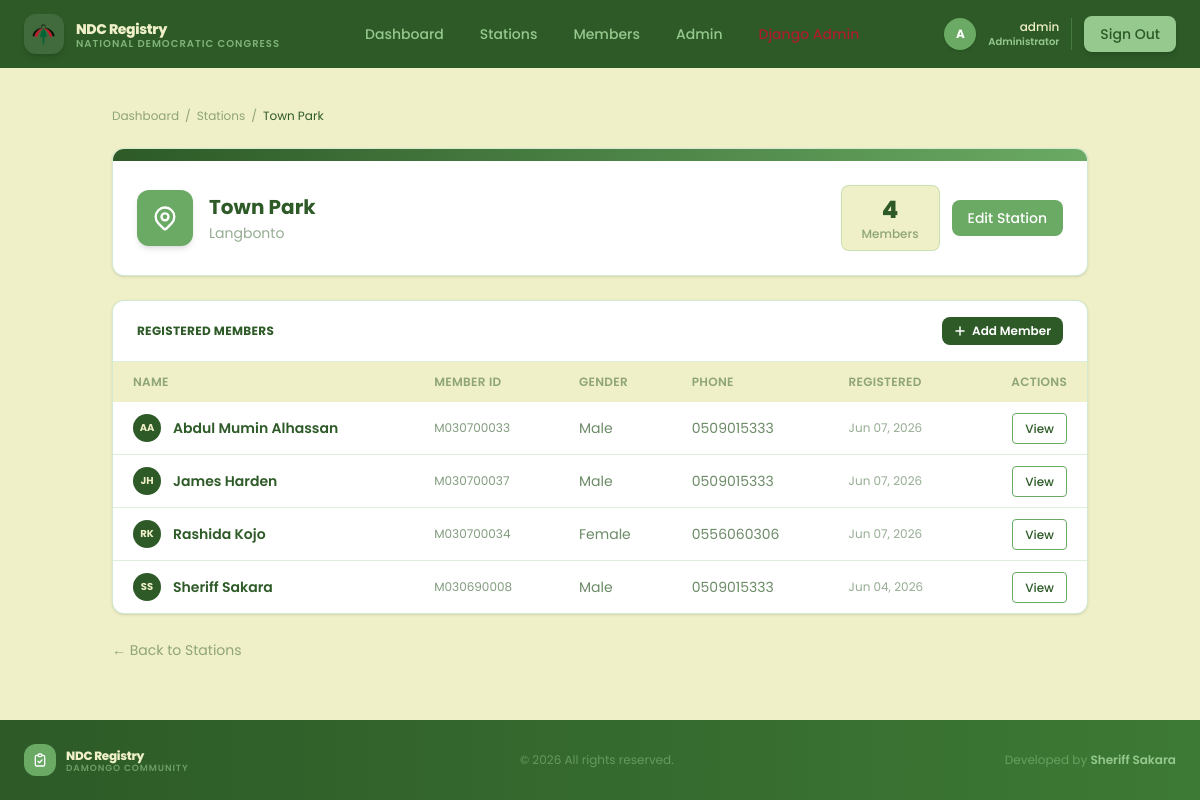
The page /stations/1/ (signed in) on the database its author committed.
### core/models.py (models this page shows, shortened)
class PollingStation(models.Model):
    name = models.CharField(max_length=100)
    location = models.CharField(max_length=200, blank=True)
    constituency = models.CharField(max_length=100, blank=True)
    description = models.TextField(blank=True)
    created_at = models.DateTimeField(auto_now_add=True)
    class Meta:
        ordering = ['name']

class PartyMember(models.Model):
    GENDER_CHOICES = [
        ('M', 'Male'),
        ('F', 'Female'),
    ]
    member_id = models.CharField(
        max_length=10,
        unique=True,
        editable=True,
        validators=[validate_member_id])
    first_name = models.CharField(max_length=50)
    middle_name = models.CharField(max_length=50, blank=True)
    last_name = models.CharField(max_length=50)
    gender = models.CharField(max_length=1, choices=GENDER_CHOICES, blank=True)
    date_of_birth = models.DateField(null=True, blank=True)
    phone = models.CharField(max_length=10, blank=True, validators=[validation_phone_no])
    occupation = models.CharField(max_length=100, blank=True)
    address = models.CharField(max_length=200, blank=True)
    ghana_card_id = models.CharField(
        max_length=15,
        blank=True,
        verbose_name='Ghana Card',
        validators=[validation_ghana_card]
        )
    voters_id = models.CharField(
        max_length=10,
        blank=True,
        unique=True,
        verbose_name='Voters ID',
        validators=[validation_voter_id]
        )
    polling_station = models.ForeignKey(
        PollingStation,
        on_delete=models.SET_NULL,
        null=True,
        related_name='members'
    )
    date_registered = models.DateField(default=timezone.now)
    registered_by = models.ForeignKey(
        User,
        on_delete=models.SET_NULL,
        null=True,
        blank=True,
        related_name='registered_members'
    )
    class Meta:
        ordering = ['-date_registered', 'last_name']

### core/views.py (the view)
# urls.py: path('stations/<int:pk>/', views.station_detail_view, name='station_detail'),
@login_required
def station_detail_view(request, pk):
    station = get_object_or_404(PollingStation, pk=pk)
    members = station.members.order_by('last_name', 'first_name')
    return render(request, 'core/station_detail.html', {
        'station': station,
        'members': members,
    })

### templates/core/station_detail.html (shortened to what this page needs)
{% extends "core/base.html" %}
{% block content %}
<div class="max-w-5xl mx-auto px-6 py-10">
    <nav class="text-xs text-[#2d5a27]/50 mb-6 flex items-center gap-1.5">
        <a href="{% url 'home' %}" class="hover:text-[#6aaa64]">Dashboard</a>
        <span>/</span>
        <a href="{% url 'station_list' %}" class="hover:text-[#6aaa64]">Stations</a>
        <span>/</span>
        <span class="text-[#2d5a27]">{{ station.name }}</span>
    </nav>
    <div class="bg-white border border-[#95c98d]/40 rounded-xl shadow-sm overflow-hidden mb-6">
        <div class="h-3 bg-gradient-to-r from-[#2d5a27] to-[#6aaa64]"></div>
        <div class="p-6 flex flex-col sm:flex-row sm:items-center justify-between gap-4">
            <div class="flex items-center gap-4">
                <div class="w-14 h-14 rounded-xl bg-[#6aaa64] flex items-center justify-center shrink-0 shadow-md">
                </div>
                <div>
                    <h1 class="text-xl font-bold text-[#2d5a27]">{{ station.name }}</h1>
                    <p class="text-sm text-[#2d5a27]/50 mt-0.5">{{ station.location|default:"Location not specified" }}</p>
                </div>
            </div>
            <div class="flex items-center gap-3">
                <div class="text-center px-5 py-2 bg-[#f0f0c8] rounded-lg border border-[#95c98d]/40">
                    <p class="text-2xl font-extrabold text-[#2d5a27]">{{ members.count }}</p>
                    <p class="text-xs text-[#2d5a27]/50 font-medium">Members</p>
                </div>
                {% if user.is_staff %}
                <a href="{% url 'station_edit' station.pk %}"
                   class="px-4 py-2 text-sm font-medium bg-[#6aaa64] text-white rounded-lg hover:bg-[#2d5a27] transition-colors">
                    Edit Station
                </a>
                {% endif %}
            </div>
        </div>
    </div>
    <div class="bg-white border border-[#95c98d]/40 rounded-xl shadow-sm overflow-hidden">
        <div class="flex items-center justify-between px-6 py-4 border-b border-[#95c98d]/30">
            <h2 class="text-xs font-bold text-[#2d5a27] uppercase tracking-wide">Registered Members</h2>
            <a href="{% url 'member_create' %}?station={{ station.pk }}"
               class="inline-flex items-center gap-1.5 text-xs font-semibold text-white bg-[#2d5a27] px-3 py-1.5 rounded-lg hover:bg-[#6aaa64] transition-colors">
                <svg class="w-3 h-3" fill="none" stroke="currentColor" stroke-width="3" viewBox="0 0 24 24">
                    <path stroke-linecap="round" stroke-linejoin="round" d="M12 4v16m8-8H4"/>
                </svg>
                Add Member
            </a>
        </div>
        <div class="overflow-x-auto">
            <table class="w-full text-sm">
                <thead>
                    <tr class="bg-[#f0f0c8] text-xs text-[#2d5a27]/50 uppercase tracking-wide">
                        <th class="px-5 py-3 text-left font-semibold">Name</th>
                        <th class="px-5 py-3 text-left font-semibold hidden sm:table-cell">Member ID</th>
                        <th class="px-5 py-3 text-left font-semibold hidden md:table-cell">Gender</th>
                        <th class="px-5 py-3 text-left font-semibold hidden lg:table-cell">Phone</th>
                        <th class="px-5 py-3 text-left font-semibold hidden lg:table-cell">Registered</th>
                        <th class="px-5 py-3 text-right font-semibold">Actions</th>
                    </tr>
                </thead>
                <tbody class="divide-y divide-[#95c98d]/30">
                    {% for member in members %}
                    <tr class="hover:bg-[#f0f0c8]/50 transition-colors">
                        <td class="px-5 py-3">
                            <div class="flex items-center gap-3">
                                <div class="w-7 h-7 rounded-full bg-[#2d5a27] flex items-center justify-center shrink-0">
                                    <span class="text-[10px] font-bold text-[#f0f0c8]">{{ member.first_name.0|upper }}{{ member.last_name.0|upper }}</span>
                                </div>
                                <span class="font-semibold text-[#2d5a27]">{{ member.first_name }} {{ member.last_name }}</span>
                            </div>
                        </td>
                        <td class="px-5 py-3 hidden sm:table-cell text-[#2d5a27]/60 font-mono text-xs">{{ member.member_id }}</td>
                        <td class="px-5 py-3 hidden md:table-cell text-[#2d5a27]/70">{{ member.get_gender_display|default:"—" }}</td>
                        <td class="px-5 py-3 hidden lg:table-cell text-[#2d5a27]/70">{{ member.phone|default:"—" }}</td>
                        <td class="px-5 py-3 hidden lg:table-cell text-[#2d5a27]/50 text-xs">{{ member.date_registered|date:"M d, Y" }}</td>
                        <td class="px-5 py-3 text-right">
                            <a href="{% url 'member_detail' member.pk %}"
                               class="px-3 py-1.5 text-xs font-medium text-[#2d5a27] border border-[#6aaa64] rounded hover:bg-[#2d5a27] hover:text-[#f0f0c8] transition-colors">
                                View
                            </a>
                        </td>
                    </tr>
                    {% empty %}
                    <tr>
                        <td colspan="6" class="px-5 py-12 text-center text-sm text-[#2d5a27]/40">
                            No members assigned to this station yet.
                        </td>
                    </tr>
                    {% endfor %}
                </tbody>
            </table>
        </div>
    </div>
    <div class="mt-6">
        <a href="{% url 'station_list' %}" class="text-sm text-[#2d5a27]/50 hover:text-[#6aaa64] transition-colors">← Back to Stations</a>
    </div>
</div>
{% endblock content %}

### templates/core/partials/navbar.html (shortened to what this page needs)
{% load static %}
<nav class="w-full bg-[#2d5a27] sticky top-0 z-50 transition-all duration-300">
    <div class="container mx-auto max-w-7xl px-6 py-3.5">
        <div class="flex items-center justify-between">
            <a href="{% url 'home' %}" class="flex items-center gap-3 select-none group">
                <div class="w-10 h-10 rounded-xl bg-white/10 flex items-center justify-center shrink-0 shadow-md
                            group-hover:bg-white/20 group-hover:scale-110 transition-all duration-300">
                    <img src="{% static 'images/ndc-logo.png' %}"
                         alt="NDC Logo"
                         class="w-8 h-8 object-contain"/>
                </div>
                <div class="flex flex-col leading-none">
                    <span class="text-sm font-extrabold text-[#f0f0c8] tracking-tight group-hover:text-white transition-colors">NDC Registry</span>
                    <span class="text-[10px] font-semibold text-[#95c98d]/80 uppercase tracking-widest hidden sm:block">National Democratic Congress</span>
                </div>
            </a>
            {% if user.is_authenticated %}
            <div class="hidden md:flex items-center gap-1 flex-1 justify-center">
                {% with request.resolver_match.url_name as url_name %}
                <a href="{% url 'home' %}"
                   class="px-4 py-2 rounded-lg text-sm font-medium transition-all duration-200
                          {% if url_name == 'home' %}bg-[#6aaa64]/30 text-[#f0f0c8]{% else %}text-[#95c98d] hover:text-[#f0f0c8] hover:bg-[#6aaa64]/20{% endif %}">
                    Dashboard
                </a>
                <a href="{% url 'station_list' %}"
                   class="px-4 py-2 rounded-lg text-sm font-medium transition-all duration-200
                          {% if url_name == 'station_list' %}bg-[#6aaa64]/30 text-[#f0f0c8]{% else %}text-[#95c98d] hover:text-[#f0f0c8] hover:bg-[#6aaa64]/20{% endif %}">
                    Stations
                </a>
                <a href="{% url 'member_list' %}"
                   class="px-4 py-2 rounded-lg text-sm font-medium transition-all duration-200
                          {% if url_name == 'member_list' %}bg-[#6aaa64]/30 text-[#f0f0c8]{% else %}text-[#95c98d] hover:text-[#f0f0c8] hover:bg-[#6aaa64]/20{% endif %}">
                    Members
                </a>
                {% if user.is_staff %}
                <a href="{% url 'admin_dashboard' %}"
                   class="px-4 py-2 rounded-lg text-sm font-medium transition-all duration-200
                          {% if url_name == 'admin_dashboard' %}bg-[#6aaa64]/30 text-[#f0f0c8]{% else %}text-[#95c98d] hover:text-[#f0f0c8] hover:bg-[#6aaa64]/20{% endif %}">
                    Admin
                </a>
                {% endif %}
                {% if user.is_superuser %}
                <a href="/admin/"
                   class="px-4 py-2 rounded-lg text-sm font-medium text-[#c8102e]/80 hover:text-[#f0f0c8] hover:bg-[#c8102e]/20 transition-all duration-200">
                </a>
                {% endif %}
                {% endwith %}
            </div>
            {% endif %}
            <div class="flex items-center gap-3">
                {% if user.is_authenticated %}
                    <div class="hidden sm:flex items-center gap-3 border-r border-[#6aaa64]/40 pr-3">
                        <div class="w-8 h-8 rounded-full bg-[#6aaa64] flex items-center justify-center text-white text-xs font-bold shadow-sm">
                            {{ user.get_full_name|default:user.username|slice:":1"|upper }}
                        </div>
                        <div class="flex flex-col text-right">
                            <span class="text-xs text-[#f0f0c8] font-medium leading-tight">{{ user.get_full_name|default:user.username }}</span>
                            {% if user.is_staff %}
                            <span class="text-[10px] text-[#95c98d] font-semibold">Administrator</span>
                            {% else %}
                            <span class="text-[10px] text-[#6aaa64] font-semibold">Member</span>
                            {% endif %}
                        </div>
                    </div>
                    <a href="{% url 'logout' %}"
                       class="px-4 py-2 text-sm font-medium text-[#2d5a27] bg-[#95c98d] rounded-lg
                              hover:bg-[#f0f0c8] hover:scale-105 active:scale-95 transition-all duration-200 shadow-md">
                        Sign Out
                    </a>
                {% else %}
                    {% comment %} <a href="#"
                       class="px-4 py-2 text-sm font-medium text-white bg-[#6aaa64] rounded-lg
                              hover:bg-[#95c98d] hover:scale-105 active:scale-95 transition-all duration-200 shadow-md">
                        Sign In
                    </a> {% endcomment %}
                {% endif %}
            </div>
        </div>
    </div>
</nav>

### templates/core/base.html (style rules this page uses)
* { font-family: 'Poppins', sans-serif; }

### rows shown on the page
PollingStation: name "Town Park", location "Langbonto"
PartyMember: first_name.0 "A", last_name.0 "A", first_name "Abdul Mumin", last_name "Alhassan", member_id "M030700033", gender "Male", phone "0509015333", date_registered "Jun 07, 2026"
PartyMember: first_name.0 "J", last_name.0 "H", first_name "James", last_name "Harden", member_id "M030700037", gender "Male", phone "0509015333", date_registered "Jun 07, 2026"
PartyMember: first_name.0 "R", last_name.0 "K", first_name "Rashida", last_name "Kojo", member_id "M030700034", gender "Female", phone "0556060306", date_registered "Jun 07, 2026"
PartyMember: first_name.0 "S", last_name.0 "S", first_name "Sheriff", last_name "Sakara", member_id "M030690008", gender "Male", phone "0509015333", date_registered "Jun 04, 2026"

### other values the page prints
{{ user.get_full_name|default:user.username|slice:":1"|upper }} "A"
{{ user.get_full_name|default:user.username }} "admin"
{{ members.count }} "4"
